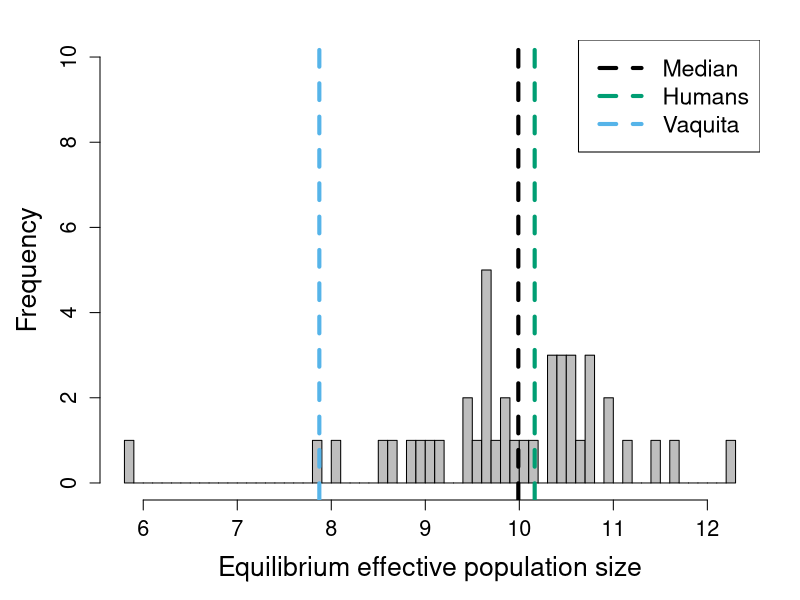

This figure's R source:

### script for creating Figure S4 in Kyriazis et al. 2023 AmNat

# need to first set working directory to ~/data

# read in data
data <- read.csv("het_table_mammals.csv", header=T)

# estimate Ne for each species as Ne=pi/(4*mu), where mu=1e-8
Ne <- data$Observed_pi/(4*1e-8)

# plot histogram of Ne
pdf("equilibrium_Ne.pdf", width = 7, height = 4)
par(mar=c(5,5,2,2))

lwd = 4
lty = 2
hist(log(Ne), breaks=50, main="", xlab="Equilibrium effective population size", cex.lab=1.6, cex.axis=1.3, col = "gray", ylim = c(0,10))
abline(v=median(log(Ne)), lty=lty, lwd=lwd)
abline(v=log(0.001037458/4e-8), lty=lty, lwd=lwd, col='#009E73')
abline(v=log(0.000105/4e-8), lty=lty, lwd=lwd, col="#56B4E9")
legend(lty = 2, col=c('black', '#009E73','#56B4E9'), legend = c('Median','Humans','Vaquita'), x='topright', lwd=4, cex=1.4)

dev.off()


# estimate median, mean, and quantiles
median(Ne)
mean(Ne)
quantile(Ne, probs = c(0.01,0.05,0.5,0.95))
min(Ne)
